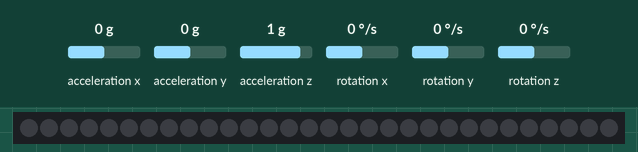
A sketch run on a simulated Arduino Uno, built with avr-gcc and run on an emulated ATmega328P. Shown: 30 RGB LEDs in strip order, left to right. The test bench sets the inputs (shaded band); at power-on: rotation x 0 °/s, rotation y 0 °/s, rotation z 0 °/s, acceleration x 0 g, acceleration y 0 g, acceleration z 1 g. Dim RGB values are drawn brighter than linear; colours are those a GRB WS2812 strip shows for the declared byte order.

Above: at 1.2 s.
1.3 s: rotation x set to -192 °/s
At 1.76 s:
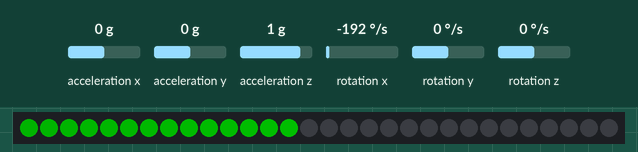
3.7 s: rotation y set to -192 °/s
At 3.87 s:
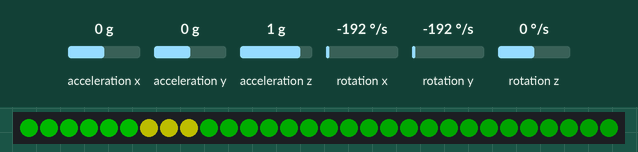
6.1 s: rotation z set to -192 °/s
At 6.29 s:
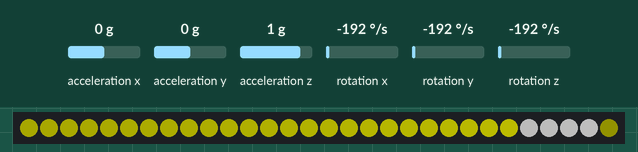
8.5 s: rotation x set to -100 °/s
At 8.71 s:
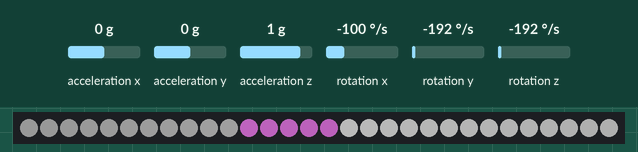
10.9 s: rotation y set to -100 °/s
At 11.13 s:
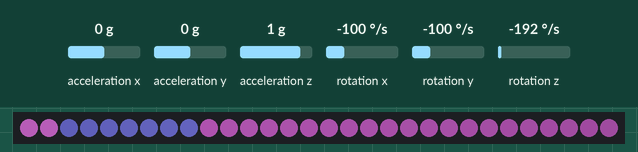
13.3 s: rotation z set to -100 °/s
At 13.54 s:
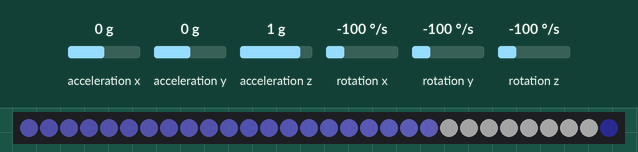
Timing chart, 0 to 16.1 s (numbered marks = the images above; inputs shaded):
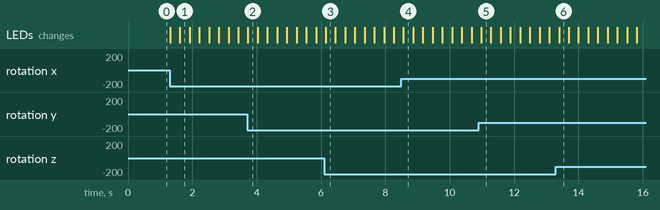

The sketch:

danceLights.ino
```cpp
// (licence header left out)
#include <FastLED.h>

#include "SparkFunLSM6DS3.h"
#include "Wire.h"
#include "math.h"

// Which pin on the Arduino is connected to the NeoLEDS?
// On a Trinket or Gemma we suggest changing this to 1
#define NUM_LEDS 30
#define DATA_PIN 6
CRGB leds[NUM_LEDS];
LSM6DS3 myIMU(I2C_MODE, 0X6A); //I2C device address 0aX6A
float aX, aY, aZ, gX, gY, gZ;
int R, G, B;
int brightness;
int strength = 1;
int maxBright = 2;
int frequency = 10;
int maXAccel, secAccel;

void setup()
{
    Serial.begin(9600);
    myIMU.begin();
    FastLED.addLeds<WS2812, DATA_PIN, RGB>(leds, NUM_LEDS);
}

void loop()
{
    aX = abs(myIMU.readFloatAccelX());
    aY = abs(myIMU.readFloatAccelY());
    aZ = abs(myIMU.readFloatAccelZ());

    if (aX >= aY && aX >= aZ)
    {
        maXAccel = aX;
    }

    if (aY >= aX && aY >= aZ)
    {
        maXAccel = aY;
    }

    if (aZ >= aY && aZ >= aX)
    {
        maXAccel = aZ;
    }
    if (maXAccel >= strength)
    {
        brightness = accelToBright(maXAccel);
        FastLED.setBrightness(brightness);
            forward();
            backward();
    }
}

void forward()
{
    for (int i = 0; i < NUM_LEDS; i++)
    {
        gX = abs(myIMU.readFloatGyroX());
        gY = abs(myIMU.readFloatGyroY());
        gZ = abs(myIMU.readFloatGyroZ());
        R = gyroToRGB(gX);
        G = gyroToRGB(gY);
        B = gyroToRGB(gZ);
        leds[i].setRGB(R, G, B);
        FastLED.show(); // This sends the updated piaXel color to the hardware.
        fadeall();
        delay(frequency);
    }
}

void backward()
{
    for (int i = NUM_LEDS - 1; i >=0 ; i--)
    {
        gX = abs(myIMU.readFloatGyroX());
        gY = abs(myIMU.readFloatGyroY());
        gZ = abs(myIMU.readFloatGyroZ());
        R = gyroToRGB(gX);
        G = gyroToRGB(gY);
        B = gyroToRGB(gZ);
        leds[i].setRGB(R, G, B);
        FastLED.show(); // This sends the updated piaXel color to the hardware.
        fadeall();
        delay(frequency);
    }
}

void fadeall()
{
    for (int i = 0; i < NUM_LEDS; i++)
    {
        leds[i].nscale8(250);
    }
}

int accelToBright(float accel_1)
{
    float bright;
    if (accel_1 < maxBright)
    {
        bright = accel_1 / maxBright * 255;
    }
    if (floor(accel_1) >= maxBright)
        bright = 255;
    return floor(bright);
}

int gyroToRGB(float gyro)
{
    float tempRGB = floor(gyro / 300 * 255);
    if (tempRGB >= 255)
        return 255;
    else
        return tempRGB;
}
```

Measured:
- after the input at 1.3 s, the LEDs: first change at once (image 1 shows a later state)
- after the input at 3.7 s, the LEDs: change at once (image 2)
- after the input at 6.1 s, the LEDs: change after 0.05 s (image 3)
- after the input at 8.5 s, the LEDs: change after 0.06 s (image 4)
- after the input at 10.9 s, the LEDs: change after 0.08 s (image 5)
- after the input at 13.3 s, the LEDs: change after 0.10 s (image 6)
